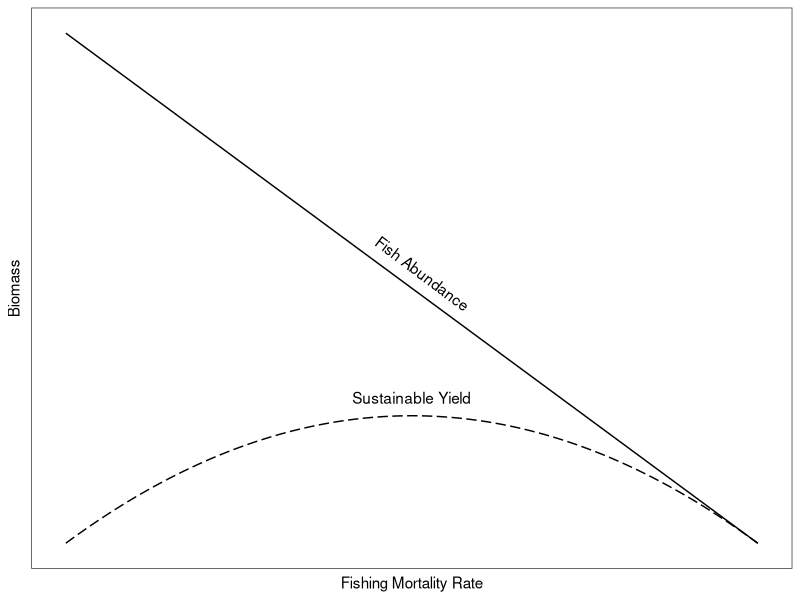
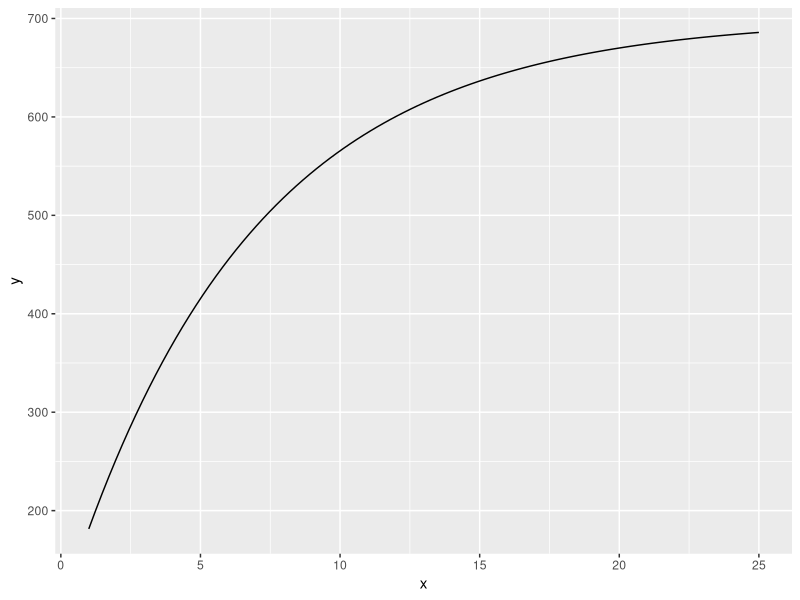

The R script that drew these images, in order:
### Libraries ----

library(ggplot2)

### Create functions for MSY plot ----

msy = function(x) {
  (0.1 * x) * (1 - (x/10000))
  } 


bio <- function(x) {
  -0.1 * x + 1000
}

#### Plot ----


msy.plot <- ggplot(data.frame(x=c(1, 10000)), aes(x=x)) + 
  stat_function(fun=bio, geom= "line")

a <- grid::convertWidth(unit(1,'npc'), 'inch', TRUE)
b <- grid::convertHeight(unit(1,'npc'), 'inch', TRUE)


msy.plot +
  stat_function(fun=msy, geom= "line", linetype = 'longdash') +
  scale_y_continuous(limits = c(0, 1000)) +
  xlab("Fishing Mortality Rate") + 
  ylab("Biomass") +
  annotate(geom = "text", x = 5000, y = 500, label = "Fish Abundance", angle = (atan(a/b) * 180/pi) + 270, vjust = -1) +
  annotate(geom = "text", x = 5000, y = 250, label = "Sustainable Yield", vjust = -1) +
  theme_bw() +
  theme(axis.text.x=element_blank(),
        axis.ticks.x=element_blank(),
        axis.text.y=element_blank(),
        axis.ticks.y=element_blank(),
        panel.grid = element_blank())


### Create function for vB growth plot ----

growth <- function(x) {
  Linf <- 700    # controlls the asymptotic max_length; maximum MEAN length
  K <- 0.15      # controls the steepness of the curve
  t0 <- -1       # x-intercept
  Linf*(1-exp(-K*(x - t0)))
}

#### Plot ----

ggplot(data.frame(x = c(1:25)), aes(x=x)) +
  stat_function(fun = growth) 
                
